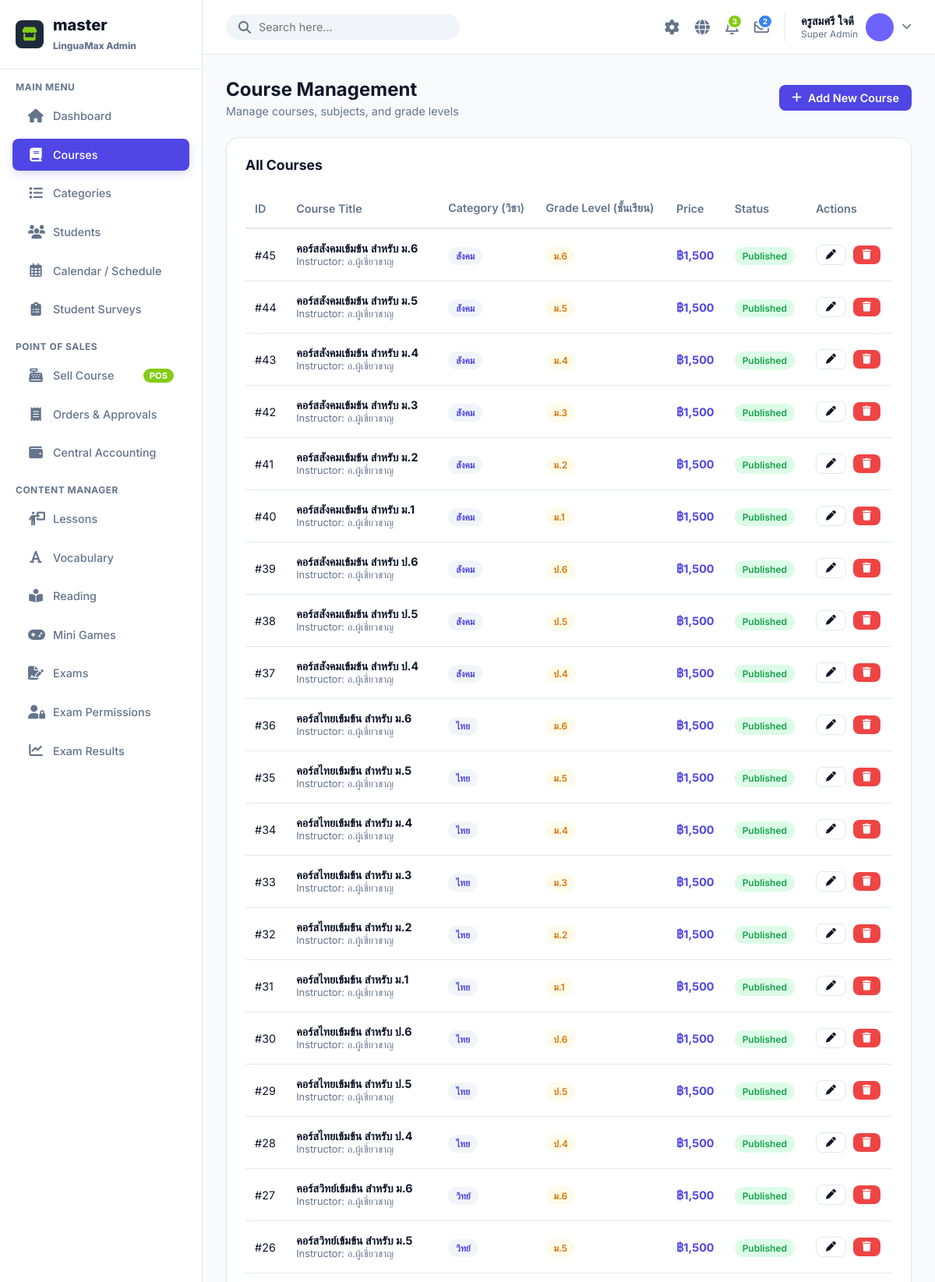
The app's page /admin/index.php?page=courses (signed in, upper part) with its own data.
### tables this page shows
CREATE TABLE `users` (
  `id` int(11) NOT NULL AUTO_INCREMENT,
  `code` varchar(10) NOT NULL,
  `username` varchar(50) DEFAULT NULL,
  `password` varchar(255) DEFAULT NULL,
  `fname` varchar(100) NOT NULL,
  `lname` varchar(100) NOT NULL,
  `nickname` varchar(50) NOT NULL,
  `role` enum('student','admin') DEFAULT 'student',
  `level` enum('beginner','intermediate','advanced') DEFAULT 'beginner',
  `xp` int(11) DEFAULT 0,
  `coins` int(11) DEFAULT 0,
  `avatar_color` varchar(7) DEFAULT '#6C63FF',
  `created_at` timestamp NOT NULL DEFAULT current_timestamp(),
  `updated_at` timestamp NOT NULL DEFAULT current_timestamp() ON UPDATE current_timestamp(),
  `daily_xp_goal` int(11) DEFAULT 50,
  `sound_enabled` tinyint(1) DEFAULT 1,
  `notifications_enabled` tinyint(1) DEFAULT 1,
  `character_id` varchar(50) DEFAULT 'default',
  `profile_pic` varchar(255) DEFAULT NULL,
  PRIMARY KEY (`id`),
  UNIQUE KEY `code` (`code`)
);

CREATE TABLE `courses` (
  `id` int(11) NOT NULL AUTO_INCREMENT,
  `course_code` varchar(50) DEFAULT NULL,
  `title` varchar(255) NOT NULL,
  `description` text DEFAULT NULL,
  `category` varchar(100) NOT NULL,
  `sub_category` varchar(100) DEFAULT '',
  `grade_level` varchar(50) DEFAULT 'ทั้งหมด',
  `course_month` varchar(50) DEFAULT NULL,
  `instructor` varchar(255) NOT NULL,
  `price` decimal(10,2) NOT NULL DEFAULT 0.00,
  `image_url` varchar(255) DEFAULT NULL,
  `is_published` tinyint(1) DEFAULT 0,
  `created_at` timestamp NOT NULL DEFAULT current_timestamp(),
  PRIMARY KEY (`id`)
);

### admin/page/courses.php (the view, shortened to what this page needs)
<div class="page-header">
    <div>
        <h1 class="page-title">Course Management</h1>
        <p style="color: var(--text-muted); font-size: 0.9rem; margin-top: 5px;">Manage courses, subjects, and grade levels</p>
    </div>
    <a href="?page=course_edit" class="btn btn-primary"><i class="fa-solid fa-plus"></i> Add New Course</a>
</div>
<?php
$stmt = $db->query("SELECT * FROM courses ORDER BY id DESC");
$courses = $stmt->fetchAll();
?>
<div class="card">
    <div class="card-header">
        <div class="card-title">All Courses</div>
    </div>
    <table>
        <thead>
            <tr>
                <th>ID</th>
                <th>Course Title</th>
                <th>Category (วิชา)</th>
                <th>Grade Level (ชั้นเรียน)</th>
                <th>Price</th>
                <th>Status</th>
                <th>Actions</th>
            </tr>
        </thead>
        <tbody>
            <?php foreach($courses as $c): ?>
            <tr>
                <td>#<?= $c['id'] ?></td>
                <td>
                    <div style="font-weight: 700; color: var(--text-main);"><?= htmlspecialchars($c['title']) ?></div>
                    <div style="font-size: 0.8rem; color: var(--text-muted);">Instructor: <?= htmlspecialchars($c['instructor']) ?></div>
                </td>
                <td><span style="background: #F1F5F9; color: var(--primary); padding: 4px 10px; border-radius: 20px; font-size: 0.75rem; font-weight: 600;"><?= htmlspecialchars($c['category']) ?></span></td>
                <td><span style="background: #FFFBEB; color: #D97706; padding: 4px 10px; border-radius: 20px; font-size: 0.75rem; font-weight: 600;"><?= htmlspecialchars($c['grade_level'] ?: 'ทั้งหมด') ?></span></td>
                <td><strong style="color: var(--primary);">฿<?= number_format($c['price']) ?></strong></td>
                <td>
                    <?php if($c['is_published']): ?>
                        <span style="background:#DCFCE7;color:#16A34A;padding:4px 10px;border-radius:20px;font-size:0.75rem;font-weight:600;">Published</span>
                    <?php else: ?>
                        <span style="background:#FEE2E2;color:#DC2626;padding:4px 10px;border-radius:20px;font-size:0.75rem;font-weight:600;">Draft</span>
                    <?php endif; ?>
                </td>
                <td>
                    <a href="?page=course_edit&id=<?= $c['id'] ?>" class="btn btn-sm btn-outline" style="margin-right: 5px;"><i class="fa-solid fa-pen"></i></a>
                    <form method="POST" onsubmit="return confirm('Are you sure you want to delete this course and all its enrollments?');" style="display:inline;">
                        <button type="submit" class="btn btn-sm" style="background:#EF4444; color:white;"><i class="fa-solid fa-trash"></i></button>
                    </form>
                </td>
            </tr>
            <?php endforeach; ?>
        </tbody>
    </table>
</div>

### admin/includes/topbar.php (shortened to what this page needs)
<?php
$stmt = $db->query("SELECT * FROM users WHERE role='admin' LIMIT 1");
$admin_profile = $stmt->fetch();
$admin_name = $admin_profile ? $admin_profile['fname'] . ' ' . $admin_profile['lname'] : 'Patricia Peter';
$admin_avatar = $admin_profile['avatar_color'] ?? '#64748B';
$stmt = $db->query("SELECT COUNT(*) FROM admin_notifications WHERE is_read=0");
$unread_notifs = $stmt->fetchColumn();
$stmt = $db->query("SELECT COUNT(*) FROM admin_messages WHERE is_read=0");
$unread_msgs = $stmt->fetchColumn();
?>
<div class="topbar">
    <form class="search-bar" action="" method="GET">
        <i class="fa-solid fa-magnifying-glass" onclick="this.parentNode.submit()" style="cursor:pointer;"></i>
        <input type="text" name="q" placeholder="Search here..." value="<?= htmlspecialchars($_GET['q'] ?? '') ?>" required>
    </form>
    <div class="topbar-actions">
        <div class="action-icon" id="themeToggle" onclick="toggleTheme()" title="Toggle Dark Mode">
            <i class="fa-solid fa-gear"></i>
        </div>
        <div class="action-icon dropdown-trigger" data-target="langDropdown" title="Change Language">
            <i class="fa-solid fa-globe"></i>
        </div>
        <div class="action-icon dropdown-trigger" data-target="notifDropdown" title="Notifications">
            <?php if($unread_notifs > 0): ?>
            <span class="action-badge" style="background:#84cc16; color:white;"><?= $unread_notifs ?></span>
            <?php endif; ?>
        </div>
        <div class="action-icon dropdown-trigger" data-target="msgDropdown" title="Messages">
            <?php if($unread_msgs > 0): ?>
            <span class="action-badge" style="background:#3B82F6; color:white;"><?= $unread_msgs ?></span>
            <?php endif; ?>
        </div>
        <div class="profile dropdown-trigger" data-target="profileDropdown" style="cursor:pointer;">
            <div class="profile-info">
                <span class="profile-name"><?= htmlspecialchars($admin_name) ?></span>
                <span class="profile-role">Super Admin</span>
            </div>
            <div class="profile-img" style="background:<?= $admin_avatar ?>;"></div>
            <i class="fa-solid fa-chevron-down" style="font-size:0.8rem; color:var(--text-muted);"></i>
        </div>
    </div>
</div>

### admin/asset/css/style.css (style rules this page uses)
:root { --primary: #4F46E5; --primary-light: #E0E7FF; --secondary: #10B981; --bg: #F8FAFC; --surface: #FFFFFF; --text-main: #0F172A; --text-muted: #64748B; --border: #E2E8F0; --sidebar-width: 260px; --topbar-height: 70px; }
* { box-sizing: border-box; margin: 0; padding: 0; font-family: 'Inter', 'Prompt', sans-serif; }
body { background: var(--bg); color: var(--text-main); display: flex; height: 100vh; overflow: hidden; }
.topbar { height: var(--topbar-height); background: var(--surface); border-bottom: 1px solid var(--border); display: flex; align-items: center; justify-content: space-between; padding: 0 30px; }
.search-bar { display: flex; align-items: center; background: #F1F5F9; border-radius: 20px; padding: 8px 16px; width: 300px; }
.search-bar i { color: var(--text-muted); margin-right: 10px; }
.search-bar input { border: none; background: transparent; outline: none; width: 100%; font-size: 0.9rem; color: var(--text-main); }
.topbar-actions { display: flex; align-items: center; gap: 20px; }
.action-icon { color: var(--text-muted); font-size: 1.2rem; cursor: pointer; position: relative; }
.action-badge { position: absolute; top: -5px; right: -5px; background: #84CC16; color: white; font-size: 0.6rem; padding: 2px 5px; border-radius: 10px; font-weight: 700; border: 2px solid white; }
.profile { display: flex; align-items: center; gap: 10px; cursor: pointer; border-left: 1px solid var(--border); padding-left: 20px; }
.profile-img { width: 36px; height: 36px; border-radius: 50%; background: #CBD5E1; }
.profile-info { display: flex; flex-direction: column; }
.profile-name { font-weight: 600; font-size: 0.9rem; }
.profile-role { font-size: 0.75rem; color: var(--text-muted); }
.page-header { display: flex; justify-content: space-between; align-items: center; margin-bottom: 25px; }
.page-title { font-size: 1.5rem; font-weight: 700; color: var(--text-main); }
.card { background: var(--surface); border-radius: 16px; padding: 24px; box-shadow: 0 1px 3px rgba(0,0,0,0.05); border: 1px solid var(--border); margin-bottom: 20px; }
.card-header { display: flex; justify-content: space-between; align-items: center; margin-bottom: 20px; }
.card-title { font-weight: 700; font-size: 1.1rem; }
.btn { padding: 8px 16px; border-radius: 8px; border: none; cursor: pointer; font-weight: 600; font-size: 0.9rem; transition: 0.2s; display: inline-flex; align-items: center; gap: 8px; text-decoration: none; }
.btn-primary { background: var(--primary); color: white; }
.btn-outline { border: 1px solid var(--border); background: transparent; color: var(--text-main); }
.btn-sm { padding: 6px 12px; font-size: 0.8rem; }
table { width: 100%; border-collapse: collapse; }
th, td { padding: 16px 12px; text-align: left; border-bottom: 1px solid var(--border); font-size: 0.9rem; }
th { color: var(--text-muted); font-weight: 600; border-bottom: 2px solid var(--border); }
.dropdown-trigger { position: relative; cursor: pointer; }

### records on screen
users: admin_name "ครูสมศรี ใจดี"
courses: id "45", title "คอร์สสังคมเข้มข้น สำหรับ ม.6", instructor "อ.ผู้เชี่ยวชาญ", category "สังคม", grade_level "ม.6", price "1,500", is_published "Published"
courses: id "44", title "คอร์สสังคมเข้มข้น สำหรับ ม.5", instructor "อ.ผู้เชี่ยวชาญ", category "สังคม", grade_level "ม.5", price "1,500", is_published "Published"
courses: id "43", title "คอร์สสังคมเข้มข้น สำหรับ ม.4", instructor "อ.ผู้เชี่ยวชาญ", category "สังคม", grade_level "ม.4", price "1,500", is_published "Published"
courses: id "42", title "คอร์สสังคมเข้มข้น สำหรับ ม.3", instructor "อ.ผู้เชี่ยวชาญ", category "สังคม", grade_level "ม.3", price "1,500", is_published "Published"
courses: id "41", title "คอร์สสังคมเข้มข้น สำหรับ ม.2", instructor "อ.ผู้เชี่ยวชาญ", category "สังคม", grade_level "ม.2", price "1,500", is_published "Published"
courses: id "40", title "คอร์สสังคมเข้มข้น สำหรับ ม.1", instructor "อ.ผู้เชี่ยวชาญ", category "สังคม", grade_level "ม.1", price "1,500", is_published "Published"
courses: id "39", title "คอร์สสังคมเข้มข้น สำหรับ ป.6", instructor "อ.ผู้เชี่ยวชาญ", category "สังคม", grade_level "ป.6", price "1,500", is_published "Published"
courses: id "38", title "คอร์สสังคมเข้มข้น สำหรับ ป.5", instructor "อ.ผู้เชี่ยวชาญ", category "สังคม", grade_level "ป.5", price "1,500", is_published "Published"
courses: id "37", title "คอร์สสังคมเข้มข้น สำหรับ ป.4", instructor "อ.ผู้เชี่ยวชาญ", category "สังคม", grade_level "ป.4", price "1,500", is_published "Published"
courses: id "36", title "คอร์สไทยเข้มข้น สำหรับ ม.6", instructor "อ.ผู้เชี่ยวชาญ", category "ไทย", grade_level "ม.6", price "1,500", is_published "Published"
courses: id "35", title "คอร์สไทยเข้มข้น สำหรับ ม.5", instructor "อ.ผู้เชี่ยวชาญ", category "ไทย", grade_level "ม.5", price "1,500", is_published "Published"
courses: id "34", title "คอร์สไทยเข้มข้น สำหรับ ม.4", instructor "อ.ผู้เชี่ยวชาญ", category "ไทย", grade_level "ม.4", price "1,500", is_published "Published"
courses: id "33", title "คอร์สไทยเข้มข้น สำหรับ ม.3", instructor "อ.ผู้เชี่ยวชาญ", category "ไทย", grade_level "ม.3", price "1,500", is_published "Published"
courses: id "32", title "คอร์สไทยเข้มข้น สำหรับ ม.2", instructor "อ.ผู้เชี่ยวชาญ", category "ไทย", grade_level "ม.2", price "1,500", is_published "Published"
courses: id "31", title "คอร์สไทยเข้มข้น สำหรับ ม.1", instructor "อ.ผู้เชี่ยวชาญ", category "ไทย", grade_level "ม.1", price "1,500", is_published "Published"
courses: id "30", title "คอร์สไทยเข้มข้น สำหรับ ป.6", instructor "อ.ผู้เชี่ยวชาญ", category "ไทย", grade_level "ป.6", price "1,500", is_published "Published"
courses: id "29", title "คอร์สไทยเข้มข้น สำหรับ ป.5", instructor "อ.ผู้เชี่ยวชาญ", category "ไทย", grade_level "ป.5", price "1,500", is_published "Published"
courses: id "28", title "คอร์สไทยเข้มข้น สำหรับ ป.4", instructor "อ.ผู้เชี่ยวชาญ", category "ไทย", grade_level "ป.4", price "1,500", is_published "Published"
courses: id "27", title "คอร์สวิทย์เข้มข้น สำหรับ ม.6", instructor "อ.ผู้เชี่ยวชาญ", category "วิทย์", grade_level "ม.6", price "1,500", is_published "Published"
courses: id "26", title "คอร์สวิทย์เข้มข้น สำหรับ ม.5", instructor "อ.ผู้เชี่ยวชาญ", category "วิทย์", grade_level "ม.5", price "1,500", is_published "Published"

### other values on screen
$unread_notifs "3"
$unread_msgs "2"
